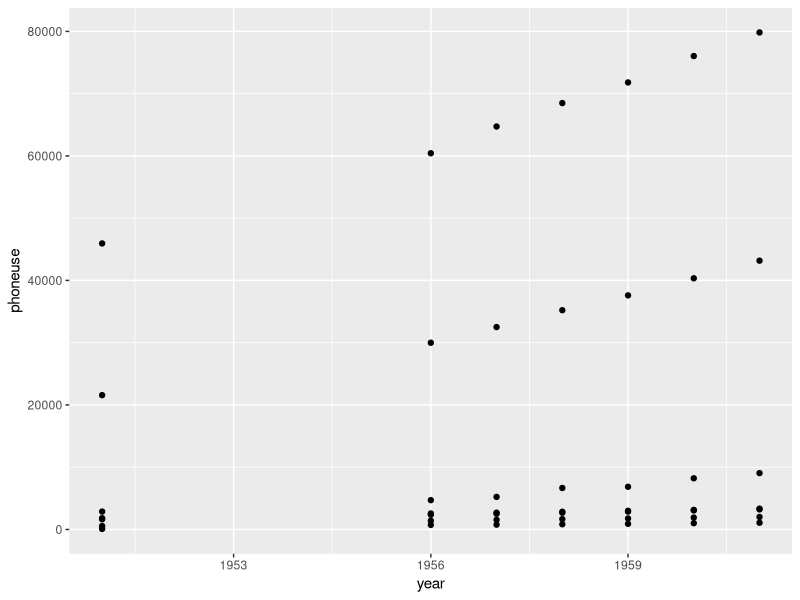
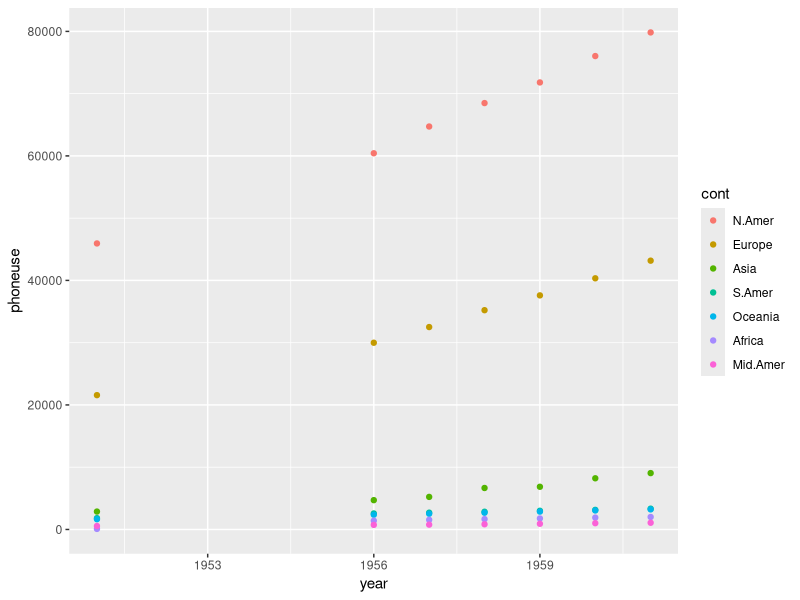
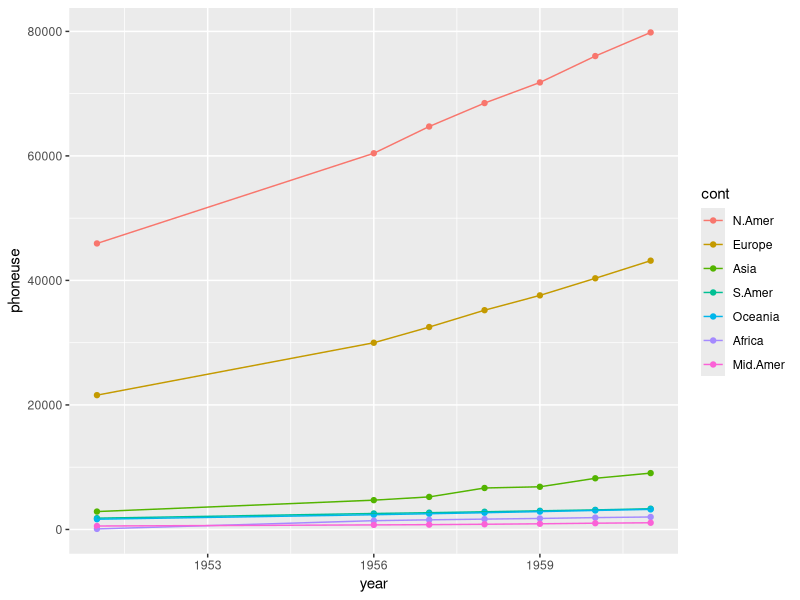
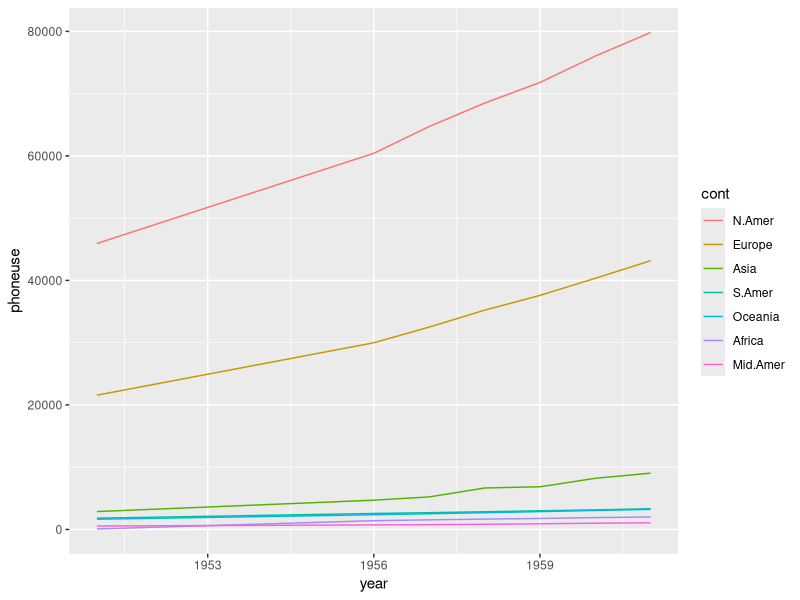

Reproduce these figures in R, in order.
## ---- chunk 1
knitr::opts_chunk$set(echo = TRUE)
## ---- chunk 2
library(tidyr)
library(ggplot2)
## ---- chunk 3
data("WorldPhones")
WorldPhones = data.frame(WorldPhones)
## ---- chunk 4
WorldPhones$year <- as.numeric(rownames(WorldPhones))
WorldPhones
## ---- chunk 5
WorldPhonesLong <- gather(WorldPhones, cont, phoneuse, N.Amer:Mid.Amer, factor_key=TRUE)
WorldPhonesLong
## ---- chunk 6
ggplot(data = WorldPhonesLong,
       mapping = aes(
         x = year,
         y = phoneuse
       )) +
  geom_point()
## ---- chunk 7
ggplot(data = WorldPhonesLong,
       mapping = aes(
         x = year,
         y = phoneuse,
         color = cont
       )) +
  geom_point()
## ---- chunk 8
ggplot(data = WorldPhonesLong,
       mapping = aes(
         x = year,
         y = phoneuse,
         color = cont
       )) +
  geom_point() +
  geom_line()
## ---- chunk 9
ggplot(data = WorldPhonesLong,
       mapping = aes(
         x = year,
         y = phoneuse,
         color = cont
       )) +
  geom_line()
## ---- chunk 10
WorldPhonesLong1955 = subset(WorldPhonesLong, year == 1956)
## ---- chunk 11
### Bar plot here
## ---- chunk 12
### Hist plot here
### Make a histogram for every continient
